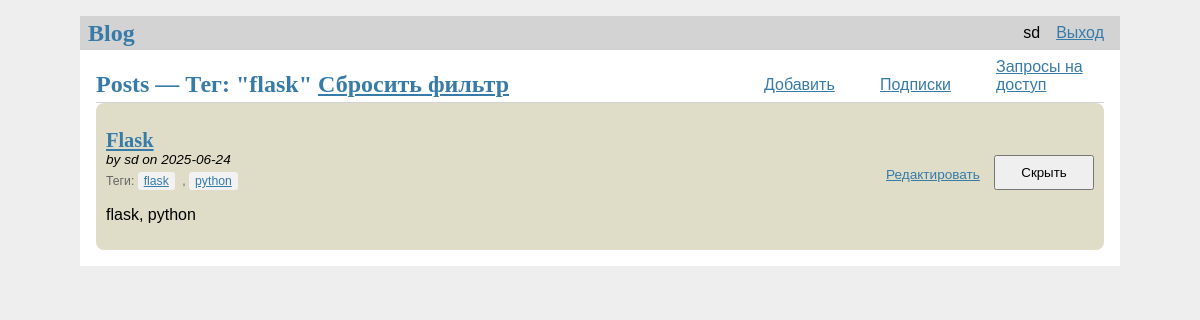
Screenshot of /tag/flask (signed in) with the database file from the repository.
### tables this page shows
CREATE TABLE user
(
    id       INTEGER PRIMARY KEY AUTOINCREMENT,
    username TEXT UNIQUE NOT NULL,
    password TEXT        NOT NULL
);

CREATE TABLE post
(
    id         INTEGER PRIMARY KEY AUTOINCREMENT,
    author_id  INTEGER   NOT NULL,
    created    TIMESTAMP NOT NULL DEFAULT CURRENT_TIMESTAMP,
    title      TEXT      NOT NULL,
    body       TEXT      NOT NULL,
    is_private INTEGER            DEFAULT 0,
    FOREIGN KEY (author_id) REFERENCES user (id)
);

CREATE TABLE tag (
  id INTEGER PRIMARY KEY AUTOINCREMENT,
  name TEXT UNIQUE NOT NULL
);

### blog/blog.py (the view)
@bp.route('/tag/<tag_name>')
@login_required
def posts_by_tag(tag_name):
    db = get_db()
    posts = db.execute(
        '''
        SELECT p.id, p.is_private, p.title, p.body, p.created, p.author_id, u.username
        FROM post p
        JOIN user u ON p.author_id = u.id
        JOIN post_tag pt ON pt.post_id = p.id
        JOIN tag t ON pt.tag_id = t.id
        WHERE t.name = ?
        ORDER BY p.created DESC
        ''',
        (tag_name,)
    ).fetchall()
    followers = db.execute(
        'SELECT followed_id FROM follower WHERE follower_id = ?',
        (g.user['id'],)
    ).fetchall()
    following_ids = {f['followed_id'] for f in followers}
    access_request_list = db.execute(
        'SELECT user_requesting, post_id, status FROM access_request WHERE user_requesting = ?',
        (g.user['id'],)
    ).fetchall()
    access_dict = {
        (r['user_requesting'], r['post_id']): r['status']
        for r in access_request_list
    }
    post_ids = [post['id'] for post in posts]
    tags_dict = {}
    if post_ids:
        tags = db.execute(
            '''SELECT pt.post_id, t.name
               FROM post_tag pt
               JOIN tag t ON pt.tag_id = t.id
               WHERE pt.post_id IN ({seq})'''.format(seq=','.join('?' * len(post_ids))),
            post_ids
        ).fetchall()
        for tag in tags:
            tags_dict.setdefault(tag['post_id'], []).append(tag['name'])
    return render_template(
        'blog/index.html',
        posts=posts,
        follower=following_ids,
        access_dict=access_dict,
        tags_dict=tags_dict,
        current_tag=tag_name  # можно использовать в заголовке
    )

### blog/auth.py (called while the page is built)
@bp.before_app_request
def load_logged_in_user():
    user_id = session.get('user_id')
    if user_id is None:
        g.user = None
    else:
        g.user = get_db().execute(
            'SELECT * FROM user WHERE id = ?', (user_id,)
        ).fetchone()

def login_required(view):
    @functools.wraps(view)
    def wrapper_view(**kwargs):
        if g.user is None:
            return redirect(url_for('auth.login'))
        return view(**kwargs)
    return wrapper_view

### blog/db.py (called while the page is built)
def get_db():
    if 'db' not in g:
        g.db = sqlite3.connect(
            current_app.config['DATABASE'],
            detect_types=sqlite3.PARSE_DECLTYPES
        )
        g.db.row_factory = sqlite3.Row
    return g.db

### blog/templates/blog/index.html (shortened to what this page needs)
{% extends 'base.html' %}
{% block header %}
    <h1>
    {% block title %} Posts {% endblock %}
    {% if current_tag %}
        — Тег: "{{ current_tag }}"
        <a href="{{ url_for('blog.index') }}">Сбросить фильтр</a>
    {% endif %}
    </h1>
    {% if g.user %}
        <a class="action" href="{{ url_for('blog.create') }}">Добавить</a>
        <a class="action" href="{{ url_for('blog.subscriptions') }}">Подписки</a>
        <a class="action" href="{{ url_for('blog.access_requests') }}">Запросы на доступ</a>
    {% endif %}
{% endblock %}
{% block content %}
    {% for post in posts %}
        <article class="post">
            <header>
                <div>
                    {% set key = (g.user['id'], post['id']) %}
                    {% set access_status = access_dict.get(key) %}
                    {% if post['author_id'] == g.user['id'] or access_status == 1 %}
                        <h1><a href="{{ url_for('blog.post_detail', id=post['id']) }}">{{ post['title'] }}</a></h1>
                    {% else %}
                        {% if post.is_private %}
                            <h1>{{ post['title'] }}</h1>
                        {% else %}
                            <h1><a href="{{ url_for('blog.post_detail', id=post['id']) }}">{{ post['title'] }}</a></h1>
                        {% endif %}
                    {% endif %}
                    <div class="about">by {{ post['username'] }} on {{ post['created'].strftime('%Y-%m-%d') }}</div>
                    {% set tags = tags_dict.get(post['id'], []) %}
                    {% if tags %}
                        <div class="tags">
                            Теги:
                            {% for tag in tags %}
                                <a class="tag" href="{{ url_for('blog.posts_by_tag', tag_name=tag) }}">{{ tag }}</a>
                                {% if not loop.last %}, {%  endif %}
                            {% endfor %}
                        </div>
                    {% endif %}
                </div>
                {% if g.user['id'] == post['author_id'] %}
                    <a class="action" href="{{ url_for('blog.update', id=post['id']) }}">Редактировать</a>
                    {% if post.is_private %}
                        <button class="action" onclick="hidePost({{ post.id }}, 0)">Показать</button>
                    {% else %}
                        <button class="action" onclick="hidePost({{ post.id }}, 1)">Скрыть</button>
                    {% endif %}
                {% else %}
                    {% if post['author_id'] not in follower %}
                        <a class="action" href="{{ url_for('blog.subscribe', author_id=post['author_id']) }}">Подписаться</a>
                    {% else %}
                        <a class="action" href="{{ url_for('blog.unsubscribe', author_id=post['author_id']) }}">Отписаться</a>
                    {% endif %}
                {% endif %}
            </header>
            {% if post['author_id'] == g.user['id'] or access_status == 1 %}
                <p class="body">{{ post['body'][:300] + '...' if post['body']|length > 300 else post['body'] }}</p>
            {% endif %}
        </article>
    {% endfor %}
{% endblock %}

### blog/templates/base.html (shortened to what this page needs)
<!doctype html>
<link rel="stylesheet" href="{{ url_for('static', filename='style.css') }}">
<nav>
    <h1>Blog</h1>
    <ul>
        {% if g.user %}
            <li><span>{{ g.user['username'] }}</span>
            <li><a href="{{ url_for('auth.logout') }}">Выход</a>
                {% else %}
            <li><a href="{{ url_for('auth.register') }}">Регистрация</a>
            <li><a href="{{ url_for('auth.login') }}">Вход</a>
        {% endif %}
    </ul>
</nav>
<section class="content">
    <header>
        {% block header %}{% endblock %}
    </header>
    {% block content %}{% endblock %}
</section>

### blog/static/style.css (style rules this page uses)
h1 { font-family: serif; color: #377ba8; margin: 1rem 0; }
a { color: #377ba8; }
nav { background: lightgray; display: flex; align-items: center; padding: 0 0.5rem; }
nav h1 { flex: auto; margin: 0; }
nav ul { display: flex; list-style: none; margin: 0; padding: 0; }
nav ul li a, nav ul li span, header .action { display: block; padding: 0.5rem; }
.action { width: 100px }
.content { padding: 0 1rem 1rem; }
.content > header { border-bottom: 1px solid lightgray; display: flex; align-items: flex-end; }
.content > header h1 { flex: auto; margin: 1rem 0 0.25rem 0; }
.post { background: #dfddc8; border-radius: 8px; padding: 10px; }
.post > header { display: flex; align-items: flex-end; font-size: 0.85em; }
.post > header > div:first-of-type { flex: auto; }
.post > header h1 { font-size: 1.5em; margin-bottom: 0; }
.post .about { color: black; font-style: italic; }
.post .body { white-space: pre-line; }
.content:last-child { margin-bottom: 0; }
.tags { margin-top: 5px; font-size: 0.9em; color: #666; }
.tag { display: inline-block; background-color: #f2f2f2; padding: 2px 6px; margin-right: 4px; border-radius: 3px; }

### rows the page displays
user: user.username "sd"
post: title "Flask", username "sd", created "2025-06-24", body "flask, python"
tag: name "flask"
tag: name "python"

### other values shown
{{ current_tag }} "flask"
